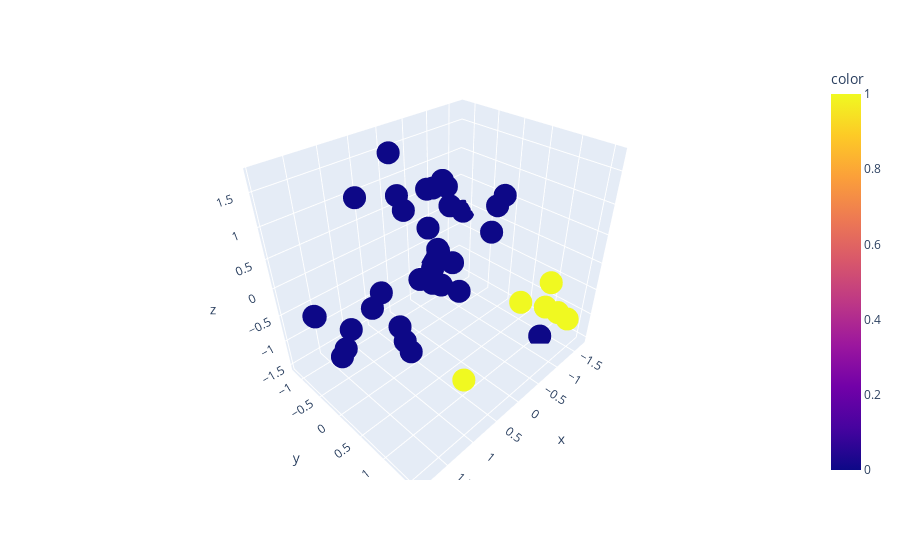

The cell this chart's notebook holds for it:
### Code cell
px.scatter_3d(x=x_testdf.iloc[:,0],y=x_testdf.iloc[:,1],z=x_testdf.iloc[:,2], color= y_pred,title="QRF with 20 QDT")

### Figure 1 — Plotly figure (JSON) as saved in the notebook; plotly's stock layout.template omitted (floating-point values rounded to 4 significant figures)
{"data": [{"hovertemplate": "x=%{x}<br>y=%{y}<br>z=%{z}<br>color=%{marker.color}<extra></extra>", "legendgroup": "", "marker": {"color": [0, 0, 0, 0, 0, 0, 0, 0, 0, 0, 0, 0, 0, 0, 1, 0, 0, 1, 0, 0, 0, 0, 1, 1, 0, 0, 0, 0, 0, 0, 0, 1, 0, 0, 0, 1, 0, 0, 0, 0], "coloraxis": "coloraxis", "symbol": "circle"}, "mode": "markers", "name": "", "scene": "scene", "showlegend": false, "type": "scatter3d", "x": [0.3365, -0.1597, 0.6439, 1.808, 0.6419, -0.6935, 1.842, -0.5848, 0.571, 1.114, -0.8186, -1.301, -0.4912, -0.7078, -0.5652, 0.297, 0.2438, -0.9676, 1.752, -0.3205, -0.2277, -1.593, -1.301, -0.9021, 0.1645, 0.1146, -1.702, -0.9747, -0.5975, 0.5872, -1.028, -0.4093, 0.1043, -0.4466, 1.92, 0.6907, 0.5957, -0.2704, 1.131, -0.7492], "y": [-0.618, -0.4149, -0.1158, 0.07392, -0.2245, 0.5924, -0.5906, 0.4825, -0.7281, 0.5766, -1.015, 1.088, -0.9959, -0.8936, 1.579, -0.4129, 0.2331, 1.53, -0.7364, -0.4546, -0.4756, -0.2339, 1.528, 1.347, 0.4282, 0.08493, -1.108, -1.191, -0.3701, -0.9909, -0.5381, 1.232, -0.7825, -0.3833, 0.1412, 1.179, -1.137, -0.1265, -0.8467, -0.7163], "z": [1.72, 1.086, -1.149, -0.3859, -0.9188, 1.157, -0.2023, 0.5688, -0.5673, -0.5729, -1.266, -1.522, -0.9968, -0.8172, 0.2487, 0.9176, 0.5121, -0.5438, -0.357, 1.035, 0.3854, 0.3468, -0.8753, -0.5073, 0.3717, 0.4119, -0.1346, -0.8487, 0.6687, -1.028, -1.305, -0.2, 0.9467, 1.139, -0.4056, -0.9921, 0.962, 1.19, -1.06, -1.109]}], "layout": {"coloraxis": {"colorbar": {"title": {"text": "color"}}, "colorscale": [[0, "#0d0887"], [0.1111, "#46039f"], [0.2222, "#7201a8"], [0.3333, "#9c179e"], [0.4444, "#bd3786"], [0.5556, "#d8576b"], [0.6667, "#ed7953"], [0.7778, "#fb9f3a"], [0.8889, "#fdca26"], [1, "#f0f921"]]}, "legend": {"tracegroupgap": 0}, "margin": {"t": 60}, "scene": {"domain": {"x": [0, 1], "y": [0, 1]}, "xaxis": {"title": {"text": "x"}}, "yaxis": {"title": {"text": "y"}}, "zaxis": {"title": {"text": "z"}}}}}
